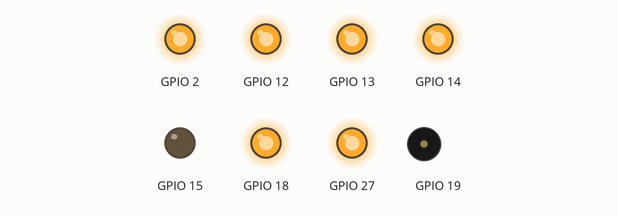
This sketch was run on a simulated ESP32. Parts: output pins drawn as LEDs (lit = HIGH), buzzer (waves = sounding).

Above: at 1.5 s.
At 5.2 s:
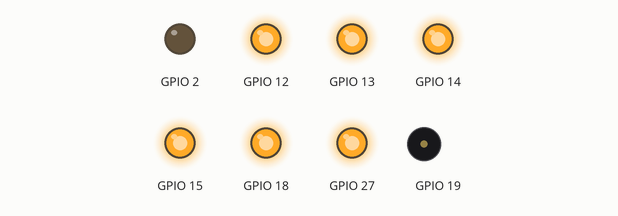
At 7.15 s:
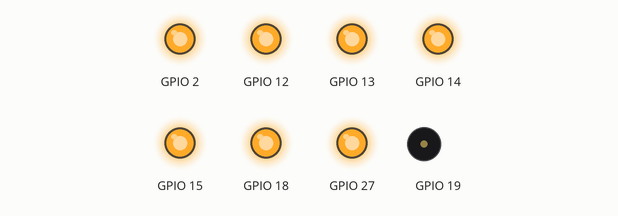
At 9.3 s:
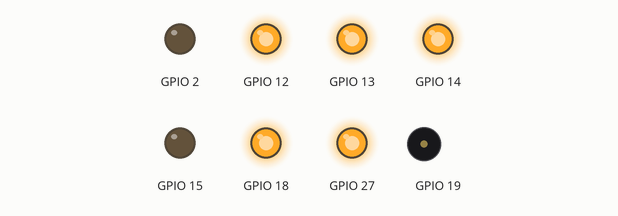
Timing chart, 0 to 12.7 s (numbered marks = the images above):
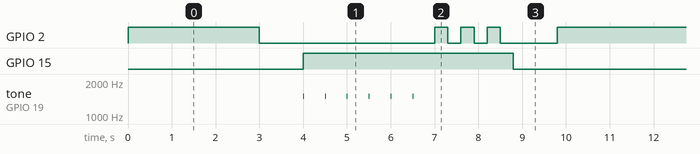

Measured:
- by itself, GPIO 2: repeats every 9.8 s: 2 × (HIGH 0.30 s, LOW 0.30 s), HIGH 0.30 s, LOW 1.3 s, HIGH 3.0 s, LOW 4.0 s
- by itself, GPIO 15: alternates HIGH for 4.8 s and LOW for 5.0 s
- by itself, tone on GPIO 19: repeats every 9.8 s: 5 × (silent 0.48 s, 1500 Hz 0.02 s), silent 7.3 s, 1500 Hz 0.02 s

The sketch:

Ardu8_BBL_ESP32_04_TrafficLight.ino
```cpp
void setup() {
  	board_init();
}
void loop() {
  	digitalWrite(15, LOW);
  	digitalWrite(2, HIGH);
  	digitalWrite(18, HIGH);
  	delay(3000);
  	digitalWrite(15, LOW);
  	digitalWrite(2, LOW);
  	digitalWrite(18, HIGH);
  	delay(1000);
  	digitalWrite(15, HIGH);
  	digitalWrite(2, LOW);
  	digitalWrite(18, HIGH);
  	for(int acr_iter = 0; acr_iter < 6; acr_iter++){
    	tone(19, 1500, 20);
    	delay(500);

  }
  	for(int acr_iter2 = 0; acr_iter2 < 3; acr_iter2++){
    	digitalWrite(15, HIGH);
    	digitalWrite(2, HIGH);
    	digitalWrite(18, HIGH);
    	delay(300);
    	digitalWrite(15, HIGH);
    	digitalWrite(2, LOW);
    	digitalWrite(18, HIGH);
    	delay(300);

  }
  	digitalWrite(15, LOW);
  	digitalWrite(2, LOW);
  	digitalWrite(18, HIGH);
  	delay(1000);
}

void board_init() {
  	pinMode(34, INPUT);
  	pinMode(35, INPUT);
  	pinMode(25, INPUT);
  	pinMode(26, INPUT);
  	pinMode(27, OUTPUT);
  	pinMode(14, OUTPUT);
  	pinMode(12, OUTPUT);
  	pinMode(13, OUTPUT);
  	pinMode(15, OUTPUT);
  	pinMode(2, OUTPUT);
  	pinMode(18, OUTPUT);
  	pinMode(19, OUTPUT);
  	leds_off();
}

void leds_off() {
  	digitalWrite(27, HIGH);
  	digitalWrite(14, HIGH);
  	digitalWrite(12, HIGH);
  	digitalWrite(13, HIGH);
  	digitalWrite(15, HIGH);
  	digitalWrite(2, HIGH);
  	digitalWrite(18, HIGH);
}
```
